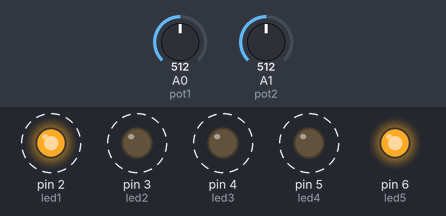
This sketch was run on a simulated Arduino Uno, built with avr-gcc and run on an emulated ATmega328P. On the bench: output pins drawn as LEDs (lit = HIGH). Dashed ring = blinking. Inputs (shaded band) come from the test bench; at power-on: A0 (pot1) = 512, A1 (pot2) = 512.

Above: at 3.3 s.
3.4 s: A0 (pot1) set to 1010
At 7.4 s:
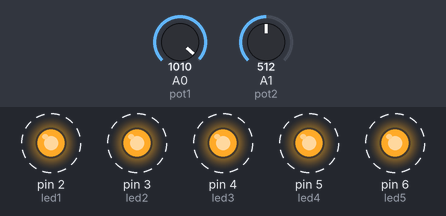
9.5 s: A1 (pot2) set to 1010
15.5 s: A1 (pot2) set to 990
At 16.9 s:
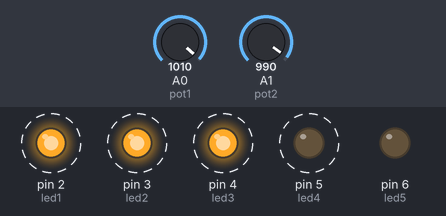
19.0 s: A1 (pot2) set to 1023
Timing chart, 0 to 24.0 s (numbered marks = the images above; inputs shaded):
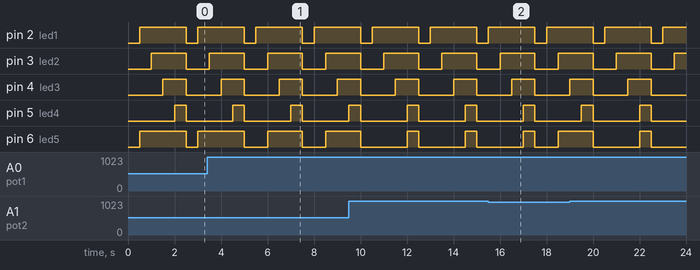

The sketch:

Programa_6_Practica2_Multiplexor.ino
```cpp
int led1 = 2, led2 = 3, led3 = 4, led4 = 5, led5 = 6;
int pot1 = A0;
int pot2 = A1;
int v1, v2;

void setup() {

  pinMode(led1, OUTPUT);
  pinMode(led2, OUTPUT);
  pinMode(led3, OUTPUT);
  pinMode(led4, OUTPUT);
  pinMode(led5, OUTPUT);


  Serial.begin(9600);
}

void loop() {
  v1 = analogRead(pot1);
  v2 = analogRead(pot2);

  digitalWrite(led1, 0);
  digitalWrite(led2, 0);
  digitalWrite(led3, 0);
  digitalWrite(led4, 0);
  digitalWrite(led5, 0);

  if (v1 < 1000 && v2 < 1000) {

    delay(500);
    digitalWrite(led1, 1);
    digitalWrite(led5, 1);
    delay(500);
    digitalWrite(led2, 1);
    delay(500);
    digitalWrite(led3, 1);
    delay(500);
    digitalWrite(led4, 1);
    delay(500);
  } else if (v1 > 1000 && v2 < 1000) {
    delay(500);
    digitalWrite(led1, 1);
    delay(500);
    digitalWrite(led2, 1);
    digitalWrite(led5, 1);
    delay(500);
    digitalWrite(led3, 1);
    delay(500);
    digitalWrite(led4, 1);
    delay(500);
  } else if (v1 < 1000 && v2 > 1000) {
    delay(500);
    digitalWrite(led1, 1);
    delay(500);
    digitalWrite(led2, 1);
    delay(500);
    digitalWrite(led3, 1);
    digitalWrite(led5, 1);
    delay(500);
    digitalWrite(led4, 1);
    delay(500);
  } else if (v1 > 1000 && v2 > 1000) {
    delay(500);
    digitalWrite(led1, 1);
    delay(500);
    digitalWrite(led2, 1);
    delay(500);
    digitalWrite(led3, 1);
    delay(500);
    digitalWrite(led4, 1);
    digitalWrite(led5, 1);
    delay(500);
  }
}
```

Measured:
- by itself, pin 2 (led1): alternates HIGH for 2.0 s and LOW for 0.50 s
- by itself, pin 3 (led2), pin 6 (led5): alternates HIGH for 1.5 s and LOW for 1.0 s
- by itself, pin 4 (led3): alternates HIGH for 1.0 s and LOW for 1.5 s
- by itself, pin 5 (led4): alternates HIGH for 0.50 s and LOW for 2.0 s
